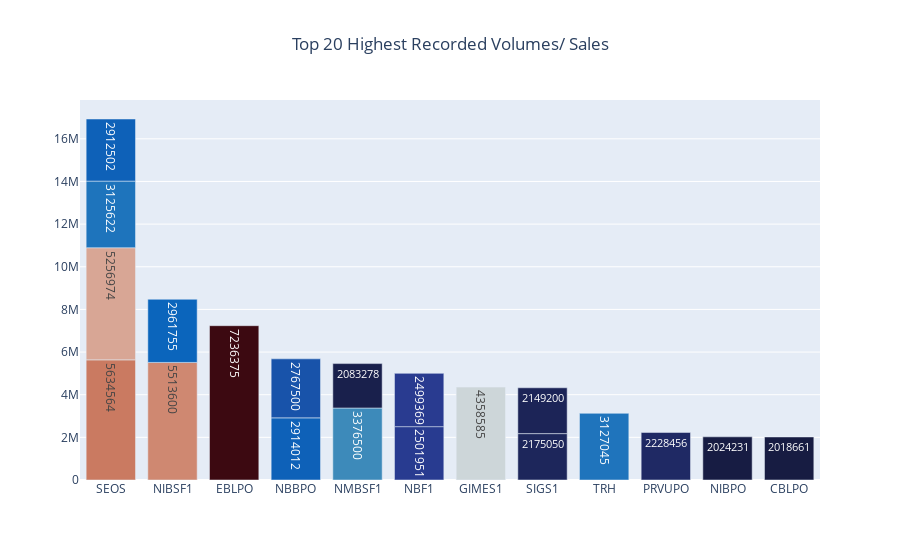

Notebook code for this chart:
### Markdown cell above
# Let'S plot the companies with high Volume

### Code cell
fig=go.Figure(
    go.Bar(
    x=temp_df.Symbol,
    y=temp_df.Vol,
    textposition="inside",
    marker=dict(color=temp_df.Vol,
                   colorscale='balance'),
    text=temp_df.Vol,
    )
    )

fig.update_layout(title="Top 20 Highest Recorded Volumes/ Sales",
                 title_x=.5,
                 barmode='stack', xaxis={'categoryorder':'total descending'}
                 )

fig.show()

### Figure 1 — Plotly figure (JSON) as saved in the notebook; plotly's stock layout.template omitted (floating-point values rounded to 4 significant figures)
{"data": [{"marker": {"color": [7236375, 5634564, 5513600, 5256974, 4358585, 3376500, 3127045, 3125622, 2961755, 2914012, 2912502, 2767500, 2501951, 2499369, 2228456, 2175050, 2149200, 2083278, 2024231, 2018661], "colorscale": [[0, "rgb(23, 28, 66)"], [0.09091, "rgb(41, 58, 143)"], [0.1818, "rgb(11, 102, 189)"], [0.2727, "rgb(69, 144, 185)"], [0.3636, "rgb(142, 181, 194)"], [0.4545, "rgb(210, 216, 219)"], [0.5455, "rgb(230, 210, 204)"], [0.6364, "rgb(213, 157, 137)"], [0.7273, "rgb(196, 101, 72)"], [0.8182, "rgb(172, 43, 36)"], [0.9091, "rgb(120, 14, 40)"], [1, "rgb(60, 9, 17)"]]}, "text": [7236375, 5634564, 5513600, 5256974, 4358585, 3376500, 3127045, 3125622, 2961755, 2914012, 2912502, 2767500, 2501951, 2499369, 2228456, 2175050, 2149200, 2083278, 2024231, 2018661], "textposition": "inside", "type": "bar", "x": ["EBLPO", "SEOS", "NIBSF1", "SEOS", "GIMES1", "NMBSF1", "TRH", "SEOS", "NIBSF1", "NBBPO", "SEOS", "NBBPO", "NBF1", "NBF1", "PRVUPO", "SIGS1", "SIGS1", "NMBSF1", "NIBPO", "CBLPO"], "y": [7236375, 5634564, 5513600, 5256974, 4358585, 3376500, 3127045, 3125622, 2961755, 2914012, 2912502, 2767500, 2501951, 2499369, 2228456, 2175050, 2149200, 2083278, 2024231, 2018661]}], "layout": {"barmode": "stack", "title": {"text": "Top 20 Highest Recorded Volumes/ Sales", "x": 0.5}, "xaxis": {"categoryorder": "total descending"}}}
